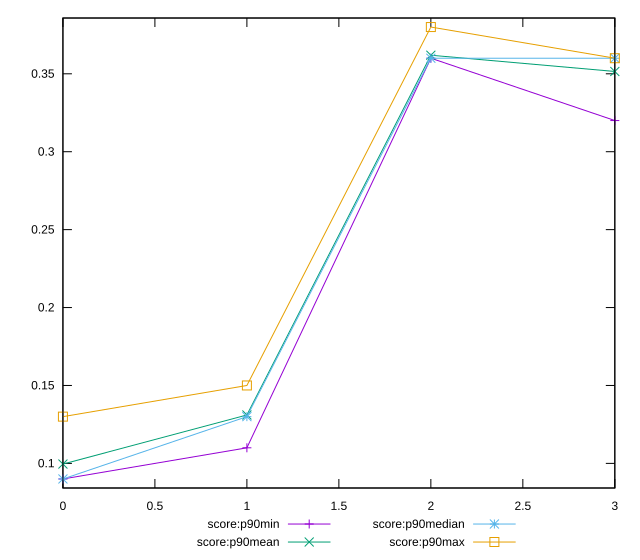

This figure's gnuplot source:
reset

$scoreP90Min <<EOF
0 0.09
1 0.11
2 0.36
3 0.32
EOF

$scoreP90Mean <<EOF
0 0.09957446808510634
1 0.13106382978723427
2 0.361914893617021
3 0.3514893617021274
EOF

$scoreP90Median <<EOF
0 0.09
1 0.13
2 0.36
3 0.36
EOF

$scoreP90Max <<EOF
0 0.13
1 0.15
2 0.38
3 0.36
EOF

set key outside below
set xrange [0:3]
set yrange [0.0842:0.38580000000000003]
set trange [0.0842:0.38580000000000003]
set terminal svg size 640, 560 enhanced background rgb 'white'
set output "reports/report_00033_2021-03-01T14-23-16.841Z/unused-javascript/progression/score.svg"

plot $scoreP90Min title "score:p90min" with linespoints, \
     $scoreP90Mean title "score:p90mean" with linespoints, \
     $scoreP90Median title "score:p90median" with linespoints, \
     $scoreP90Max title "score:p90max" with linespoints

reset
